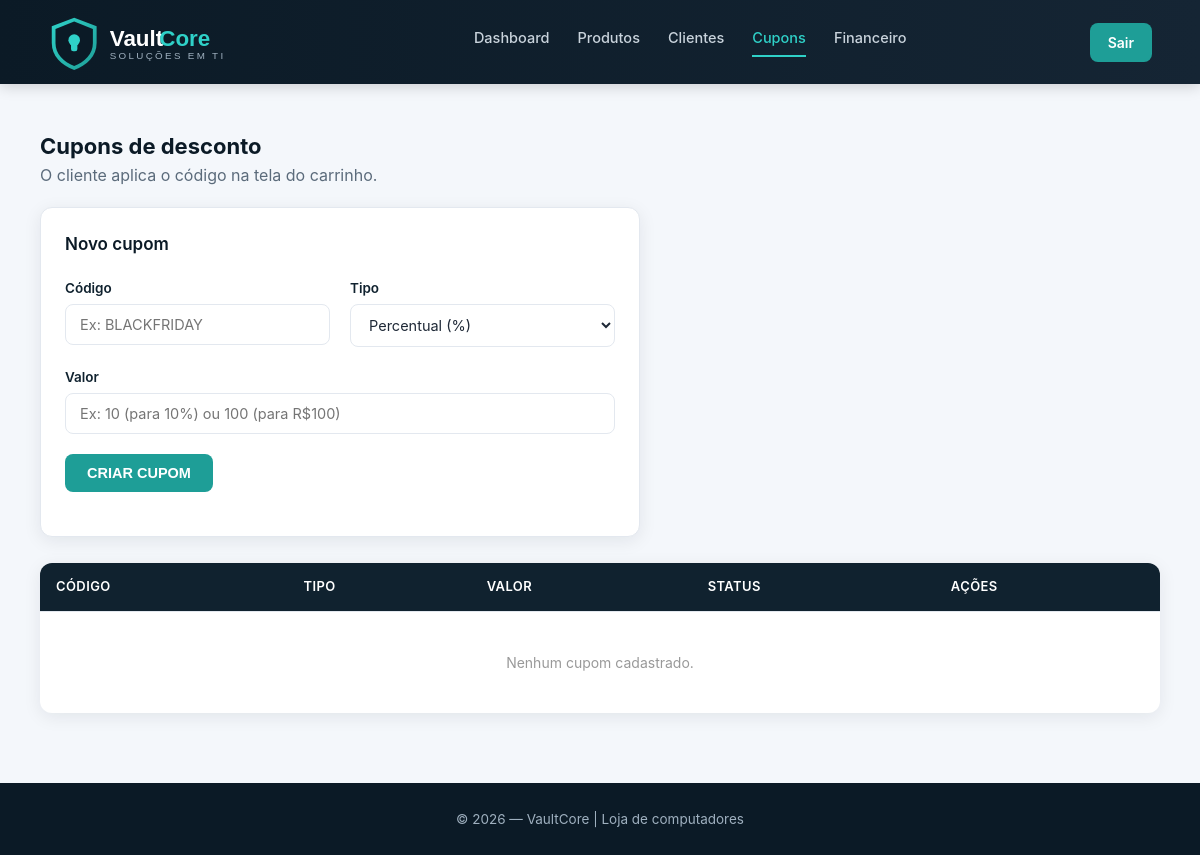
Page /cupons.php (signed in) on the earlier database version.
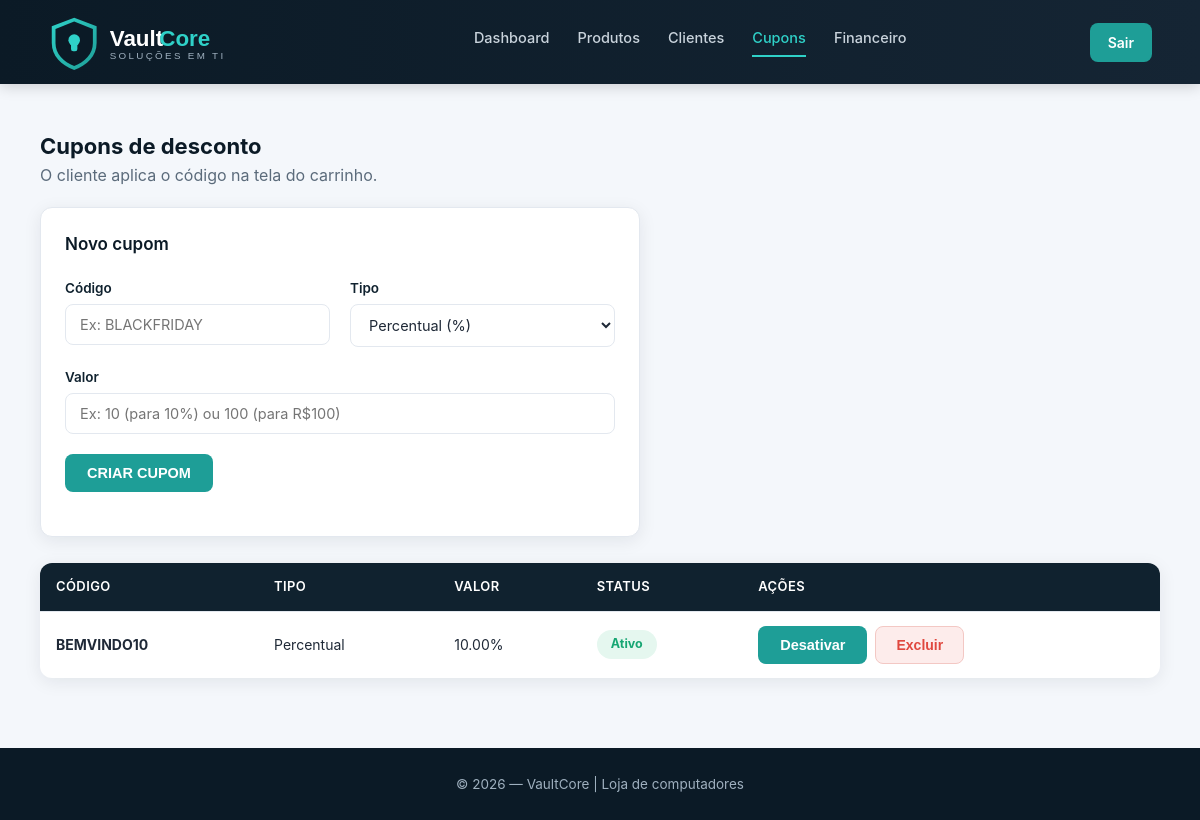
Same page on the later database version.
### tables this page shows
CREATE TABLE IF NOT EXISTS cupons (
    id           INT AUTO_INCREMENT PRIMARY KEY,
    codigo       VARCHAR(50) NOT NULL UNIQUE,
    tipo         VARCHAR(20) NOT NULL DEFAULT 'percentual',  
    valor        DECIMAL(10,2) NOT NULL,                     
    ativo        TINYINT(1) NOT NULL DEFAULT 1,
    criado_em    TIMESTAMP DEFAULT CURRENT_TIMESTAMP
);

### cupons.php (the view, shortened to what this page needs)
<?php
require __DIR__ . '/includes/config.php';
$cupons = $pdo->query("SELECT * FROM cupons ORDER BY criado_em DESC")->fetchAll();
?>
<!DOCTYPE html>
<html lang="pt-br">
<head>
<link rel="stylesheet" href="assets/css/style.css">
</head>
<body>
<header>
    <div class="logo"><img src="assets/img/logo.svg" alt="VaultCore"></div>
    <nav>
        <a href="admin.php">Dashboard</a>
        <a href="produtos.php">Produtos</a>
        <a href="clientes.php">Clientes</a>
        <a href="cupons.php" class="ativo">Cupons</a>
        <a href="financeiro.php">Financeiro</a>
    </nav>
    <a href="admin.php?sair=1" class="logout-btn">Sair</a>
</header>
<main>
    <h2>Cupons de desconto</h2>
    <p class="sub" style="margin-top:-14px; margin-bottom:20px;">O cliente aplica o código na tela do carrinho.</p>
    <div class="card" style="margin-bottom:26px; max-width:600px;">
        <h3>Novo cupom</h3>
        <form method="post" class="form-grid" style="margin-top:12px;">
            <div>
                <label>Código</label>
                <input type="text" name="codigo" placeholder="Ex: BLACKFRIDAY" required>
            </div>
            <div>
                <label>Tipo</label>
                <select name="tipo">
                    <option value="percentual">Percentual (%)</option>
                </select>
            </div>
            <div class="full">
                <label>Valor</label>
                <input type="text" name="valor" placeholder="Ex: 10 (para 10%) ou 100 (para R$100)" required>
            </div>
            <div class="full">
                <button type="submit" name="criar" class="btn-save">CRIAR CUPOM</button>
            </div>
        </form>
    </div>
    <table>
        <thead>
            <tr><th>Código</th><th>Tipo</th><th>Valor</th><th>Status</th><th>Ações</th></tr>
        </thead>
        <tbody>
            <?php if ($cupons): ?>
                <?php foreach ($cupons as $c): ?>
                <tr>
                    <td data-label="Código"><strong><?= htmlspecialchars($c['codigo']) ?></strong></td>
                    <td data-label="Tipo"><?= $c['tipo'] === 'percentual' ? 'Percentual' : 'Valor fixo' ?></td>
                    <td data-label="Valor"><?= $c['tipo'] === 'percentual' ? $c['valor'] . '%' : 'R$ ' . number_format($c['valor'], 2, ',', '.') ?></td>
                    <td data-label="Status">
                        <span class="status <?= $c['ativo'] ? 'disponivel' : 'locado' ?>"><?= $c['ativo'] ? 'Ativo' : 'Inativo' ?></span>
                    </td>
                    <td data-label="Ações" style="display:flex; gap:8px;">
                        <form method="post"><button type="submit" name="alternar_id" value="<?= $c['id'] ?>" class="btn-editar"><?= $c['ativo'] ? 'Desativar' : 'Ativar' ?></button></form>
                        <form method="post" onsubmit="return confirm('Excluir este cupom?');"><button type="submit" name="excluir_id" value="<?= $c['id'] ?>" class="btn-delete">Excluir</button></form>
                    </td>
                </tr>
                <?php endforeach; ?>
            <?php else: ?>
                <tr><td colspan="5" style="text-align:center; padding:40px; color:#999;">Nenhum cupom cadastrado.</td></tr>
            <?php endif; ?>
        </tbody>
    </table>
</main>
<footer>
    © 2026 — VaultCore | Loja de computadores
</footer>
</body>
</html>

Differences in the rows shown:
added cupons: codigo "BEMVINDO10", tipo "Percentual", valor "10.00", ativo "Ativo", $c['id'] 1 (drawn)
Other differences:
text no longer shown: "Nenhum cupom cadastrado."
